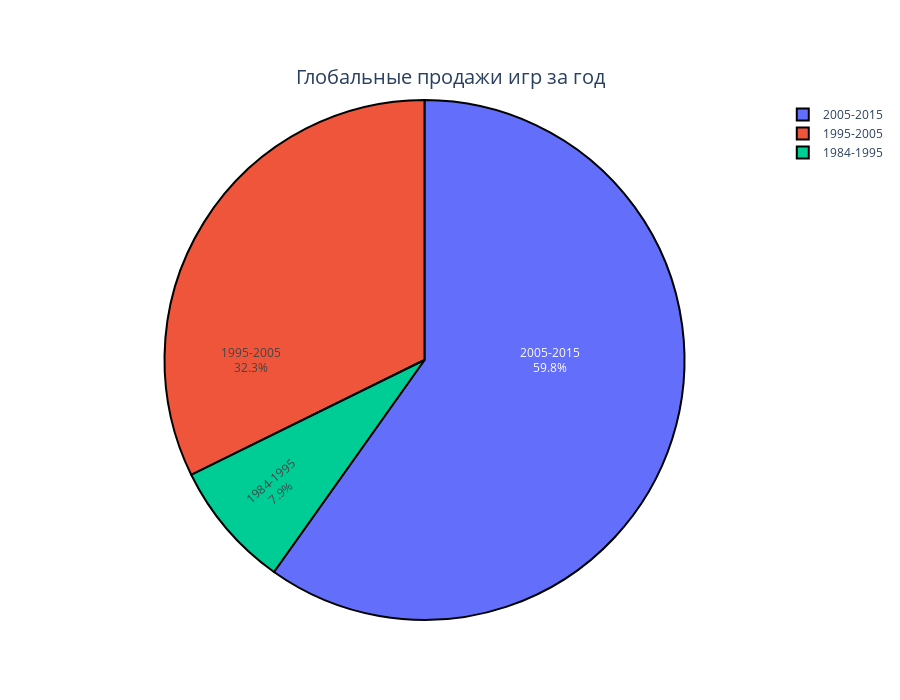

This figure's notebook cell:
### Code cell
#4
part_80s = data.loc[(data.Year < 1995)]
part_90s = data.loc[(data.Year < 2005) & (data.Year >= 1995)]
part_00s = data.loc[(data.Year > 2005)]

labels = ['1984-1995', '1995-2005', '2005-2015']

values = [part_80s['Global_Sales'].sum(),
         part_90s['Global_Sales'].sum(),
         part_00s['Global_Sales'].sum()]

fig = go.Figure()
fig.add_trace(go.Pie(labels = labels, values = values,
                    textinfo='label+percent',
                    insidetextorientation='radial',
                    marker=dict(colors=values, line=dict(color='black', width=2))))

fig.update_layout(title='Глобальные продажи игр за год',
                 title_font_size=20, title_y=0.9, title_x=0.5,
                 title_xanchor='center', title_yanchor='top',
                 width=None, height=700)

fig.show()

### Figure 1 — Plotly figure (JSON) as saved in the notebook; plotly's stock layout.template omitted (floating-point values rounded to 4 significant figures)
{"data": [{"insidetextorientation": "radial", "labels": ["1984-1995", "1995-2005", "2005-2015"], "marker": {"colors": [659.5, 2696.0, 4998.0], "line": {"color": "black", "width": 2}}, "textinfo": "label+percent", "type": "pie", "values": [659.5, 2696.0, 4998.0]}], "layout": {"height": 700, "title": {"font": {"size": 20}, "text": "Глобальные продажи игр за год", "x": 0.5, "xanchor": "center", "y": 0.9, "yanchor": "top"}}}
